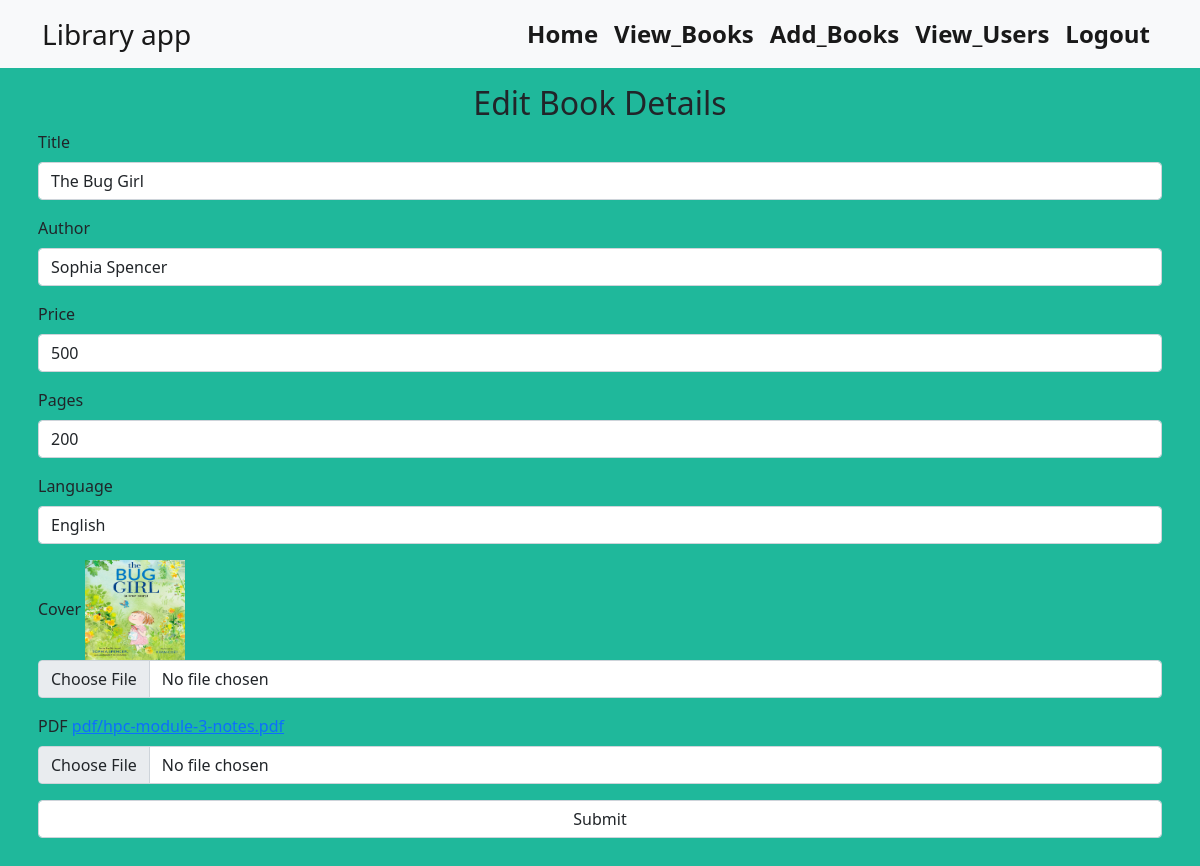
/edit/3 (signed in), run on the app's committed database.
### books/models.py (models this page shows, shortened)
class Book(models.Model):
    title=models.CharField(max_length=20)
    author=models.CharField(max_length=20)
    price=models.IntegerField()
    pages=models.IntegerField()
    language=models.CharField(max_length=20)
    cover=models.ImageField(upload_to="cover")
    pdf=models.FileField(upload_to="pdf")

### books/views.py (the view, shortened to what this page needs)
# urls.py: path('edit/<int:p>',views.edit,name="edit"),
@login_required
def edit(request,p):
    k=Book.objects.get(id=p)
    context={'book':k}
    return render(request,'edit.html',context)

### templates/edit.html (shortened to what this page needs)
<!DOCTYPE html>
<link href="https://cdn.jsdelivr.net/npm/bootstrap@5.0.2/dist/css/bootstrap.min.css" rel="stylesheet">
{% extends 'base.html' %}
{% load static %}
{% block content %}
<h2 class="text-center mt-3">Edit Book Details</h2>
<div class="container px-2 mb-5">
<form method="POST" enctype="multipart/form-data">
<div class="mb-3">
  <label  class="form-label">Title</label>
  <input type="text" class="form-control" name="t" value="{{book.title}}" placeholder="Title">
</div>
<div class="mb-3">
  <label  class="form-label">Author</label>
  <input type="text" class="form-control" name="a" value="{{book.author}}" placeholder="Author">
</div>
  <div class="mb-3">
  <label  class="form-label">Price</label>
  <input type="number" class="form-control" name="p" value="{{book.price}}" placeholder="Price">
</div>
  <div class="mb-3">
  <label  class="form-label">Pages</label>
  <input type="number" class="form-control" name="pa" value="{{book.pages}}"  placeholder="Pages">
</div>
  <div class="mb-3">
  <label  class="form-label">Language</label>
  <input type="text" class="form-control" name="l" value="{{book.language}}" placeholder="Language">
</div>
    <div class="mb-3">
  <label  class="form-label">Cover</label>
      <img src="{{book.cover.url}}" height="100px" width="100px">
  <input type="file" class="form-control" name="i">
</div>
    <div class="mb-3">
  <label  class="form-label">PDF</label>
      <a href="{{book.pdf.url}}">{{book.pdf}}</a>
  <input type="file" class="form-control" name="f">
</div>
  <div class="mb-3">
    <input type="submit" class="form-control">
  </div>
</form>
  </div>
{% endblock %}

### static/css/style.css (style rules this page uses)
body { background-color:rgb(31, 184, 155); text-color:white; }

### data on the page
Book: t "The Bug Girl", a "Sophia Spencer", p "500", pa "200", l "English", cover (picture), pdf "pdf/hpc-module-3-notes.pdf"
